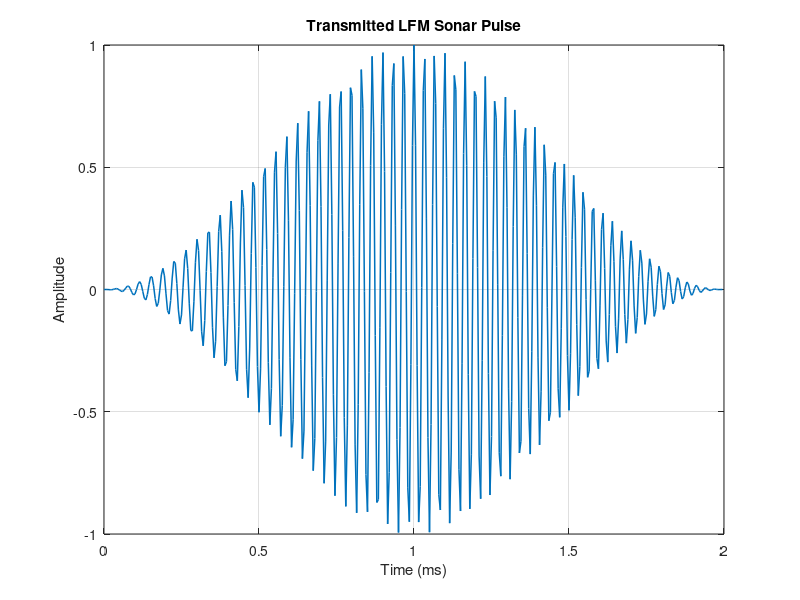
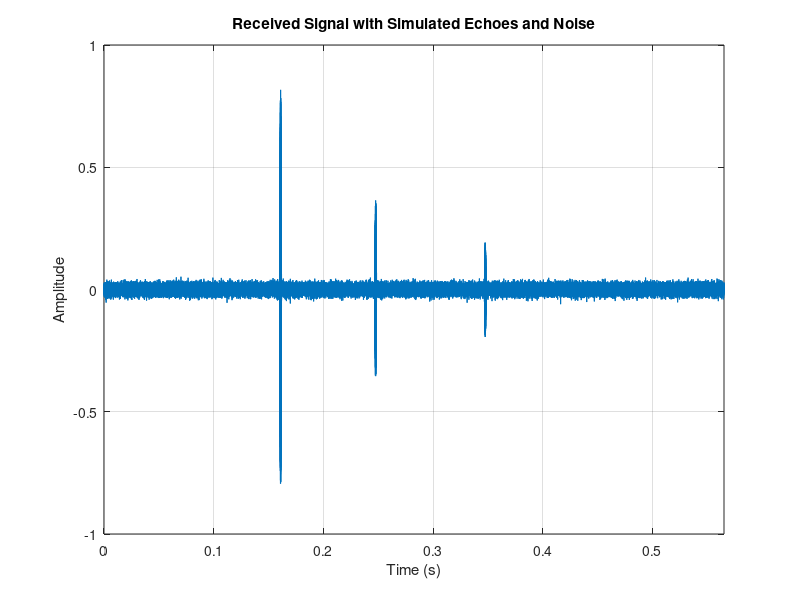
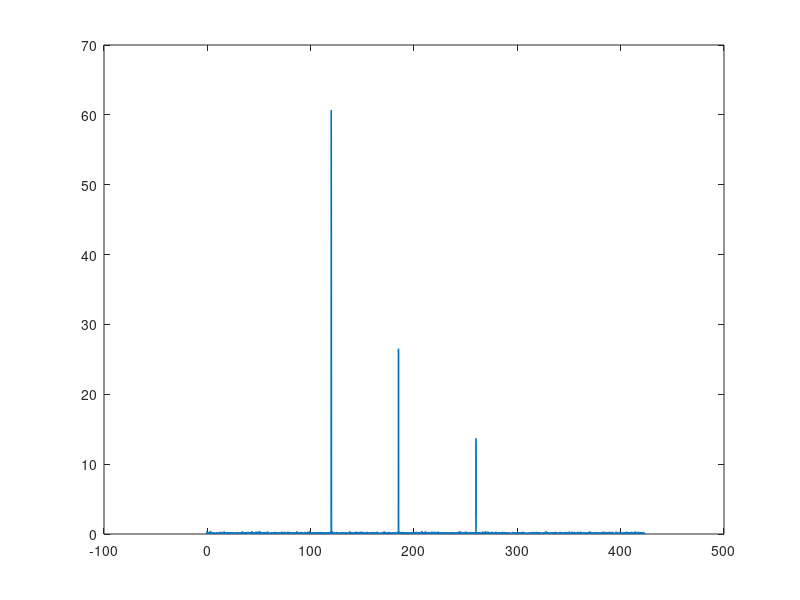

MATLAB code to generate these figures, in order: (Note: this script raises an error after producing the figures.)

%% UNDERWATER OBJECT DETECTION AND DISTANCE ESTIMATION USING SONAR
% Simulation-based mini project for Digital Signal Processing.
% Detect underwater objects and estimate their distances using sonar.

clear;
close all;
clc;

set(0,'DefaultFigureWindowStyle','docked');
rng(7);                  % Reproducible noise

%% 1. SONAR AND SIMULATION PARAMETERS

c = 1500;                 % Speed of sound in seawater (m/s)
fs = 200e3;               % Sampling frequency (Hz)
fc = 30e3;                % Sonar carrier frequency (Hz)
B = 8e3;                  % LFM bandwidth (Hz)
Tp = 2e-3;                % Pulse duration (s)

targetRanges_m = [120 185 260]; 
targetAmplitudes = [1.00 0.72 0.55];

maxRange_m = 400;
recordDuration = 2*maxRange_m/c + Tp + 0.03;

N = round(recordDuration*fs);
t = (0:N-1)/fs;

%% 2. GENERATE TRANSMITTED LFM SONAR PULSE

Ns = round(Tp*fs);
tp = (0:Ns-1)/fs;

f0 = fc - B/2;
f1 = fc + B/2;

tx = chirp(tp, f0, Tp, f1, 'linear');

tx = tx .* hann(Ns).';
tx = tx / max(abs(tx));

%% 3. SIMULATE RECEIVED SONAR ECHOES

rx = zeros(1,N);

trueDelays_s = 2*targetRanges_m/c;

for k = 1:numel(targetRanges_m)

    delaySamples = round(trueDelays_s(k)*fs);

    echoAmplitude = targetAmplitudes(k) * ...
        (100/targetRanges_m(k))^1.15;

    firstIndex = delaySamples + 1;
    lastIndex = firstIndex + Ns - 1;

    if lastIndex <= N
        rx(firstIndex:lastIndex) = ...
            rx(firstIndex:lastIndex) + echoAmplitude*tx;
    end

end

%% ADD NOISE AND REVERBERATION

noiseSigma = 0.012;

rx = rx + noiseSigma*randn(size(rx));

reverb = filter(1, [1 -0.88], ...
    0.002*randn(size(rx)));

rx = rx + reverb;

%% 4. MATCHED FILTERING

matchedFilter = fliplr(tx);

mf = conv(rx, matchedFilter, 'full');

mfTime = (0:numel(mf)-1)/fs;

mfEnvelope = abs(hilbert(mf));

% Valid search region

validStart = Ns + 1;

validEnd = min(numel(mfEnvelope), ...
    round((2*maxRange_m/c)*fs) + Ns);

searchSignal = mfEnvelope(validStart:validEnd);
searchTime = mfTime(validStart:validEnd);

%% PEAK DETECTION

detectionThreshold = 0.13*max(searchSignal);

minPeakSeparation_s = 0.025;

minPeakDistance = round(minPeakSeparation_s*fs);

[peakValues, peakLocations] = findpeaks(searchSignal, ...
    'MinPeakHeight', detectionThreshold, ...
    'MinPeakDistance', minPeakDistance);

%% 5. DISTANCE ESTIMATION

detectedTimes_s = searchTime(peakLocations) - (Ns-1)/fs;

detectedTimes_s(detectedTimes_s < 0) = [];

detectedRanges_m = (c*detectedTimes_s)/2;

%% 6. PRINT DETECTION RESULTS

fprintf('\nUNDERWATER SONAR OBJECT DETECTION RESULTS\n');

fprintf('Assumed sound speed: %.1f m/s\n', c);
fprintf('Sampling frequency: %.0f Hz\n', fs);
fprintf('Detection threshold: %.4f\n\n', detectionThreshold);

if isempty(detectedRanges_m)

    fprintf('No object detected. Adjust threshold or signal parameters.\n');

else

    fprintf('Detected objects:\n');
    fprintf('Object\tEstimated range (m)\n');

    for k = 1:numel(detectedRanges_m)
        fprintf('%d\t%.2f\n', k, detectedRanges_m(k));
    end

end

%% 7. RANGE ERROR CALCULATION

fprintf('\nKnown target ranges and nearest detected estimates:\n');

fprintf('True range (m)\tEstimated range (m)\tAbsolute error (m)\n');

for k = 1:numel(targetRanges_m)

    if isempty(detectedRanges_m)

        estimate = NaN;
        err = NaN;

    else

        [~, idx] = min(abs(detectedRanges_m-targetRanges_m(k)));

        estimate = detectedRanges_m(idx);

        err = abs(estimate-targetRanges_m(k));

    end

    fprintf('%.2f\t\t%.2f\t\t\t%.2f\n', ...
        targetRanges_m(k), estimate, err);

end

%% 8. PLOTS

% Plot 1: Transmitted sonar pulse

figure('Name','Transmitted sonar pulse');

plot(tp*1e3, tx, 'LineWidth', 1.1);

xlabel('Time (ms)');
ylabel('Amplitude');

title('Transmitted LFM Sonar Pulse');

grid on;

% Plot 2: Received sonar signal

figure('Name','Received sonar signal');

plot(t, rx, 'LineWidth', 0.8);

xlabel('Time (s)');
ylabel('Amplitude');

title('Received Signal with Simulated Echoes and Noise');

grid on;

xlim([0 recordDuration]);

% Plot 3: Matched filter range profile

figure('Name','Matched filter range profile');

rangeAxis_m = (c/2)*(mfTime - (Ns-1)/fs);

plot(rangeAxis_m, mfEnvelope, 'LineWidth', 1.0);

hold on;

yline(detectionThreshold, '--r', 'Detection threshold');

if ~isempty(detectedRanges_m)

    plot(detectedRanges_m, ...
        peakValues(1:min(end,numel(detectedRanges_m))), ...
        'rv', 'MarkerFaceColor','r');

end

xlabel('Estimated range (m)');
ylabel('Matched-filter magnitude');

title('Matched-Filter Output and Detected Objects');

grid on;

xlim([0 maxRange_m]);

% Plot 4: Received signal spectrum

figure('Name','Received signal spectrum');

nfft = 2^nextpow2(numel(rx));

RX = fft(rx,nfft);

f = (0:nfft-1)*(fs/nfft);

plot(f(1:floor(nfft/2))/1e3, ...
    20*log10(abs(RX(1:floor(nfft/2)))+eps), ...
    'LineWidth', 1.0);

xlabel('Frequency (kHz)');
ylabel('Magnitude (dB)');

title('Magnitude Spectrum of Received Signal');

grid on;

%% 9. SUMMARY

fprintf('\nProcessing completed.\n');

fprintf('Range is calculated using R = c*tau/2.\n');

fprintf(['This is a numerical simulation, ' ...
    'not a measurement from real sonar hardware.\n']);
